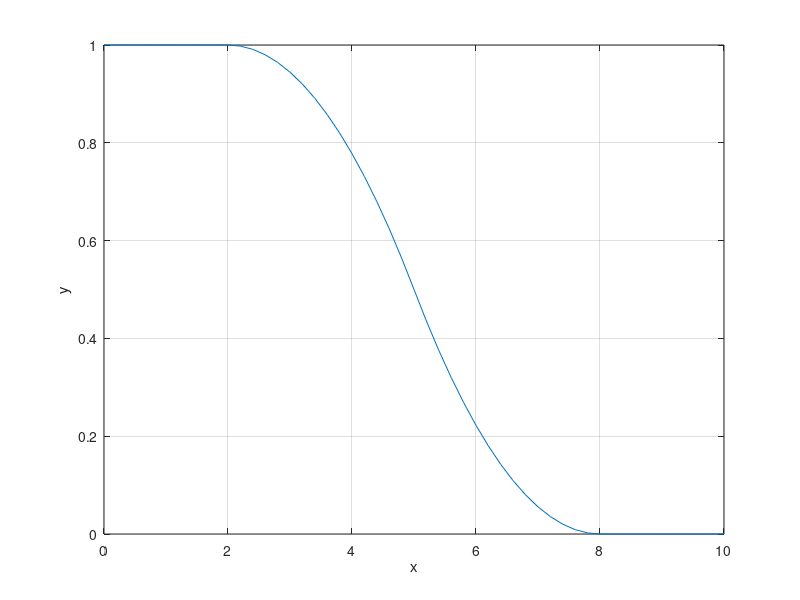

This figure's MATLAB source:
%{
% Скрипт демонструє побудову Z-подібної функції належності, яка описує плавне спадання належності.
% Мета – показати, як параметри початку та кінця переходу впливають на форму Z-функції.
% Покроково: створюється універсум дискурсу, обчислюється zmf та візуалізується результат з пояснювальними підписами.
%}
x = (0:0.2:10); % Формує вектор значень універсуму дискурсу від 0 до 10 з кроком 0.2
plot(x, zmf(x, [2 8])); % Обчислює Z-подібну функцію належності з параметрами переходу 2 і 8 та будує графік
grid; % Вмикає сітку для кращого візуального аналізу поведінки функції
ylabel('y'); % Підписує вісь ординат як значення ступеня належності
xlabel('x') % Пояснює вісь абсцис як універсум дискурсу